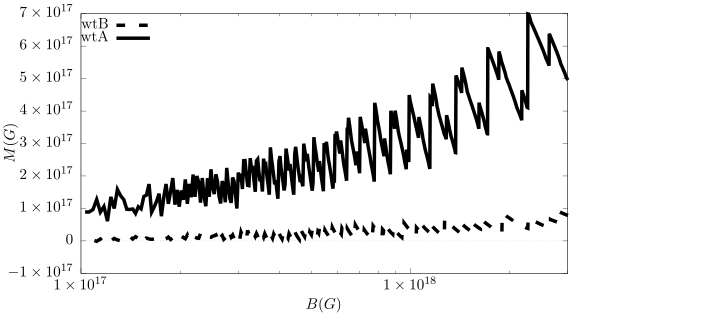

This figure's gnuplot source:
set output 'mag.tex'
set terminal cairolatex pdf color colortext standalone size 18 cm, 8 cm

#set multiplot layout 2,2 rowsfirst

set xlabel "$B(G)$"
set ylabel offset 0.0,0.0 "$M(G)$" rotate by 90
# set format y "$10^{%T}$"

# set label "L3\\omega\\rho+\\alpha_v=1.0+$\\beta=1.2" at .05,0.6
#set label "B=3 $\\times 10^{18}$ G, SEM momento magn." at .3,0.6
set rmargin 60
# set log y
#set yrange[-1e16:]
set zeroaxis
set xrange[1e17:]
set log x
set rmargin 20
set key left
# set key at 1.42,0.6 Left spacing 2.

parameter="l3wr"

#Plot	1
plot  "../data/magnetization_".parameter."_wtB.txt"   	u 1:3  w l lw 10 dt 2 lc rgb "black"   title "wtB" ,\
			 "../data/magnetization_".parameter."_wtA.txt"   	u 1:3  w l lw 10 dt 1 lc rgb "black"   title "wtA"

			 #"../data/magnetization_".parameter."_wtB.txt"   	u 1:4  w l lw 5 dt 2 lc rgb "#00ff99"   title "wtB",\
			 #"../data/magnetization_".parameter."_wtA.txt"   	u 1:4  w l lw 5 dt 1 lc rgb "#00ff99"   title "wtA"
